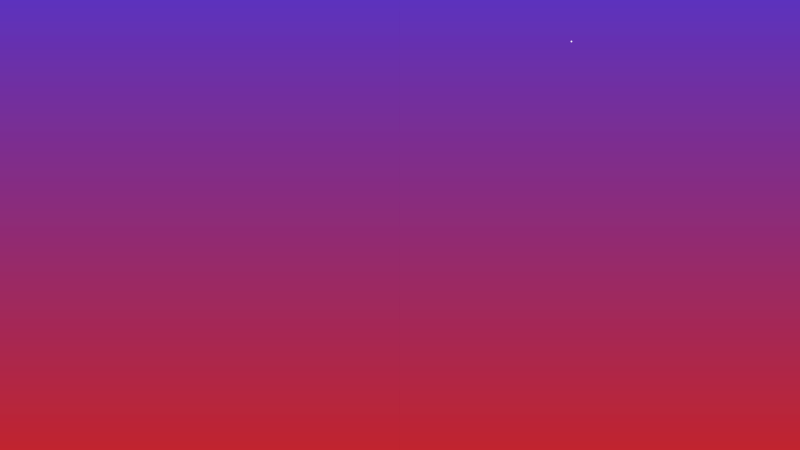
Frame 1 (no input)
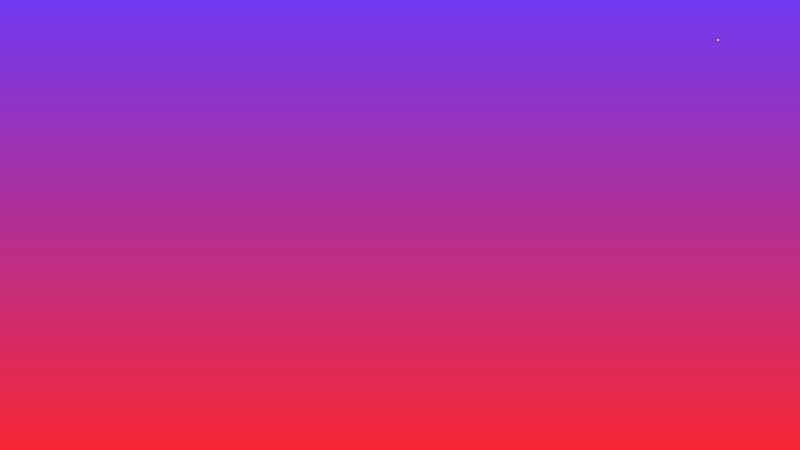
Frame 60 (no input)
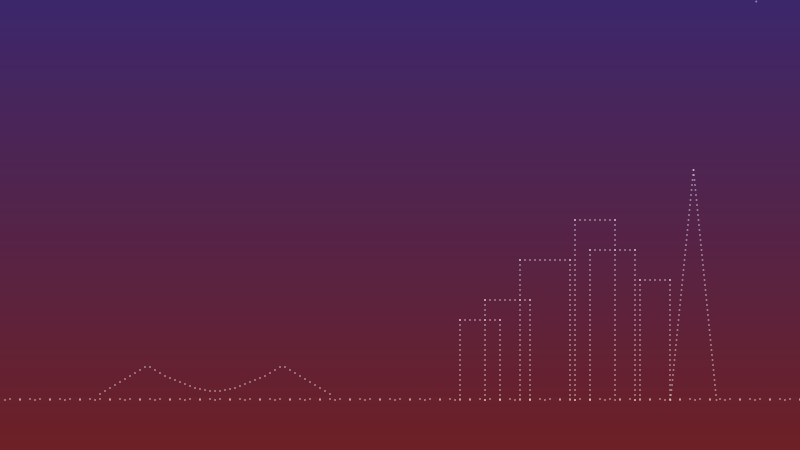
Frame 120 (the mouse pressed at the canvas centre since frame 60)

The p5.js sketch that drew these frames (run headless with seeded random() and noise() and a simulated clock; from frame 60 on, the mouse is pressed at the canvas centre):

// p5.js sketch
// ── sketch.js
// Luminous: full of or shedding light; bright or shining, especially in the dark.

var Y_AXIS = 1;
var X_AXIS = 2;
var c1, c2;

function setup() {
  createCanvas(800, 450);
}

function draw() {
  background(30);
  sky(mouseX);
  lines(mouseY);
  andStars(mouseY)
}

function sky(mouseX) {
  c1 = color(113, 57, 242);
  c2 = color(246, 38, 52);
  setGradient(0, 0, width, height, c1, c2, Y_AXIS);
  background(30, 30, 30, mouseX / 2.5);
}

function setGradient(x, y, w, h, c1, c2, axis) { // Code from p5js.org Examples - https://p5js.org/examples/color-linear-gradient.html
  noFill();
  if (axis == Y_AXIS) { // Top to bottom gradient
    for (var i = y; i <= y + h; i++) { // For loop to mix the colors
      var inter = map(i, y, y + h, 0, 1); // Remapping the values between 0 and 1 
      var c = lerpColor(c1, c2, inter); // Blending two colors
      stroke(c); // Output
      line(x, i, x + w, i); // Moving down the canvas as this has noFill
    }
  } else if (axis == X_AXIS) { // Left to right gradient
    for (var i = x; i <= x + w; i++) {
      var inter = map(i, x, x + w, 0, 1);
      var c = lerpColor(c1, c2, inter);
      stroke(c);
      line(i, y, i, y + h);
    }
  }
}

function lines(mouseY) { //Bottom Lights
  stroke(255, 255, 255, mouseY / 2);
  for (var i = 10; i <= width; i += 10) { // horizon 1
    point(i, 399);
  }
  for (var i = 5; i <= width; i += 15) { // horizon 2
    point(i, 400);
  }
  var y1 = 397;
  for (var x = 100; x <= 145; x += 5) { // bridge pt.1
    point(x, y1 -= 3);
  }
  point(150, 367); // bridge pt.2
  point(155, 370);
  point(160, 373);
  point(165, 376);
  point(170, 378);
  point(175, 380);
  point(180, 382);
  point(185, 384);
  point(190, 386);
  point(195, 388);
  point(200, 389);
  point(205, 390);
  point(210, 391);
  point(215, 391);
  point(220, 391);
  point(225, 390);
  point(230, 389);
  point(235, 388);
  point(240, 386);
  point(245, 384);
  point(250, 382);
  point(255, 380);
  point(260, 378);
  point(265, 376);
  point(270, 373);
  point(275, 370);
  point(280, 367);
  var y2 = 364;
  for (var x = 285; x <= 330; x += 5) { // bridge pt.3
    point(x, y2 += 3);
  }
  for (var y = 400; y >= 320; y -= 5) { // Tower 1 pt.1
    point(460, y);
  }
  for (var x = 460; x <= 500; x += 5) { // Tower 1 pt.2
    point(x, 320);
  }
  for (var y = 400; y >= 320; y -= 5) { // Tower 1 pt.3
    point(500, y);
  }
  for (var y = 400; y >= 300; y -= 5) { // Tower 2 pt.1
    point(485, y);
  }
  for (var x = 485; x <= 530; x += 5) { // Tower 2 pt.2
    point(x, 300);
  }
  for (var y = 400; y >= 300; y -= 5) { // Tower 2 pt.3
    point(530, y);
  }
  for (var y = 400; y >= 260; y -= 5) { // Tower 3 pt.1
    point(520, y);
  }
  for (var x = 520; x <= 570; x += 5) { // Tower 3 pt.2
    point(x, 260);
  }
  for (var y = 400; y >= 260; y -= 5) { // Tower 3 pt.3
    point(570, y);
  }
  for (var y = 400; y >= 220; y -= 5) { // Tower 4 pt.1
    point(575, y);
  }
  for (var x = 575; x <= 615; x += 5) { // Tower 4 pt.2
    point(x, 220);
  }
  for (var y = 400; y >= 220; y -= 5) { // Tower 4 pt.3
    point(615, y);
  }
  for (var y = 400; y >= 250; y -= 5) { // Tower 5 pt.1
    point(590, y);
  }
  for (var x = 590; x <= 635; x += 5) { // Tower 5 pt.2
    point(x, 250);
  }
  for (var y = 400; y >= 250; y -= 5) { // Tower 5 pt.3
    point(635, y);
  }
  for (var y = 400; y >= 280; y -= 5) { // Tower 6 pt.1
    point(640, y);
  }
  for (var x = 640; x <= 670; x += 5) { // Tower 6 pt.2
    point(x, 280);
  }
  for (var y = 400; y >= 280; y -= 5) { // Tower 6 pt.3
    point(670, y);
  }
  var tri1 = 670;
  for (var y = 400; y >= 170; y -= 5) { // Tower 7 pt.1
    point(tri1+=0.5, y);
  }
    var tri1 = 693;
  for (var y = 170; y <= 400; y += 5) { // Tower 7 pt.2
    point(tri1+=0.5, y);
  }
}

function andStars(mouseY) { //Top Stars
  stroke(255, 255, 255, 230 - mouseY / 2);
  strokeWeight(2);
  point (random (0, 800), random (0, 200));
}
